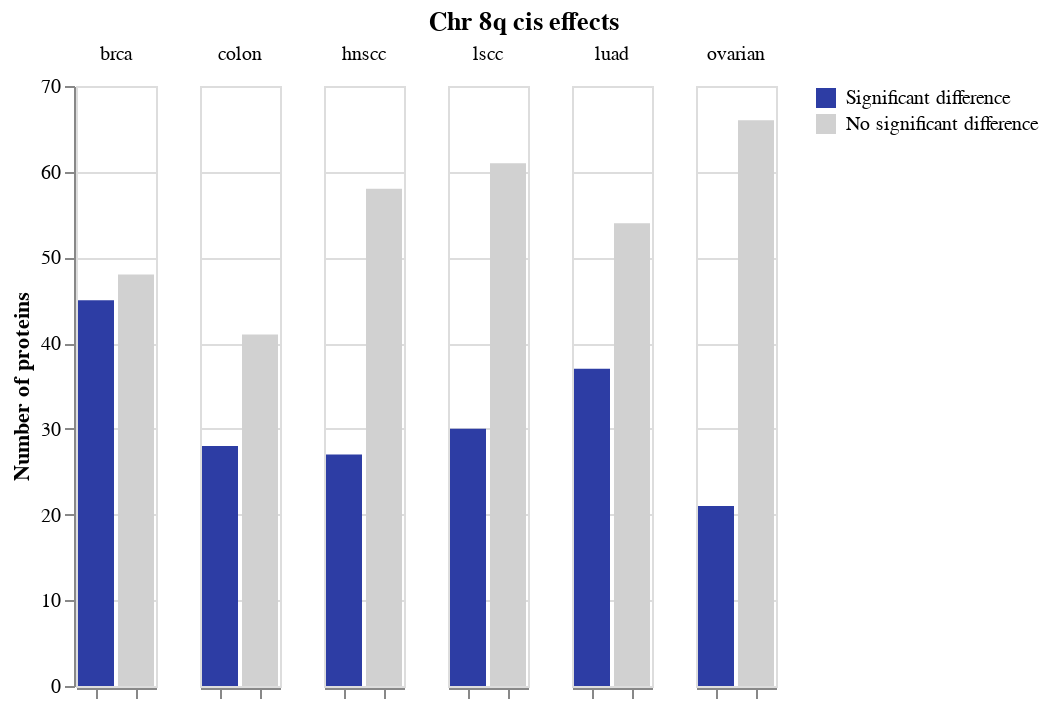

Notebook code for this chart:
### Markdown cell above
## Select the proteins with a significant change, and take a detour to make some plots

### Code cell
prots = long_results[long_results["adj_p"] <= 0.05].reset_index(drop=True)
prots_cts = prots.groupby("cancer_type").count()[["protein"]]

fail_prots = long_results[long_results["adj_p"] > 0.05].reset_index(drop=True)
fail_cts = fail_prots.groupby("cancer_type").count()[["protein"]]

prots_cts.insert(0, "count_type", "Significant difference")
fail_cts.insert(0, "count_type", "No significant difference")

counts = prots_cts.append(fail_cts).sort_index().reset_index(drop=False)

alt.Chart(counts).mark_bar().encode(
    x=alt.X(
        "count_type",
        axis=alt.Axis(
            title=None,
            labels=False
        ),
        sort=["Significant difference"]
    ),
    y=alt.Y(
        "protein",
        axis=alt.Axis(
            title="Number of proteins"
        )
    ),
    color=alt.Color(
        "count_type",
        title=None,
        sort=["Significant difference"],
        scale=alt.Scale(
            domain=["Significant difference", "No significant difference"],
            range=["#2d3da4", "#d1d1d1"]
        )
    )
).facet(
    column=alt.Column(
        "cancer_type",
        title=None
    )
).properties(
    title=f"Chr {CHROMOSOME}{ARM} {TRANS_OR_CIS} effects"
).configure_title(
    anchor="middle"
)

### Figure 1 — Vega-Lite specification as saved in the notebook (floating-point values rounded to 4 significant figures)
{"config": {"view": {"continuousWidth": 400, "continuousHeight": 300}, "title": {"anchor": "middle"}}, "data": {"name": "data-07805963a63de90e7da62204a906c0e1"}, "facet": {"column": {"type": "nominal", "field": "cancer_type", "title": null}}, "spec": {"mark": "bar", "encoding": {"color": {"type": "nominal", "field": "count_type", "scale": {"domain": ["Significant difference", "No significant difference"], "range": ["#2d3da4", "#d1d1d1"]}, "sort": ["Significant difference"], "title": null}, "x": {"type": "nominal", "axis": {"labels": false, "title": null}, "field": "count_type", "sort": ["Significant difference"]}, "y": {"type": "quantitative", "axis": {"title": "Number of proteins"}, "field": "protein"}}}, "title": "Chr 8q cis effects", "$schema": "https://vega.github.io/schema/vega-lite/v4.8.1.json", "datasets": {"data-07805963a63de90e7da62204a906c0e1": [{"cancer_type": "brca", "count_type": "Significant difference", "protein": 45}, {"cancer_type": "brca", "count_type": "No significant difference", "protein": 48}, {"cancer_type": "colon", "count_type": "Significant difference", "protein": 28}, {"cancer_type": "colon", "count_type": "No significant difference", "protein": 41}, {"cancer_type": "hnscc", "count_type": "Significant difference", "protein": 27}, {"cancer_type": "hnscc", "count_type": "No significant difference", "protein": 58}, {"cancer_type": "lscc", "count_type": "Significant difference", "protein": 30}, {"cancer_type": "lscc", "count_type": "No significant difference", "protein": 61}, {"cancer_type": "luad", "count_type": "Significant difference", "protein": 37}, {"cancer_type": "luad", "count_type": "No significant difference", "protein": 54}, {"cancer_type": "ovarian", "count_type": "Significant difference", "protein": 21}, {"cancer_type": "ovarian", "count_type": "No significant difference", "protein": 66}]}}
